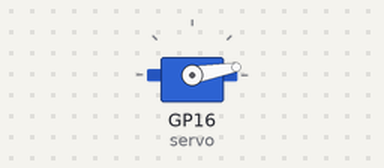
Bench run of a program on a simulated Raspberry Pi Pico running MicroPython. Shown: servo. Servo angles are drawn from the pulse width (0.5 ms = 0°, 2.5 ms = 180°).

Above: at 0.05 s.
At 0.35 s:
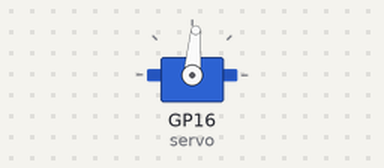
At 0.7 s:
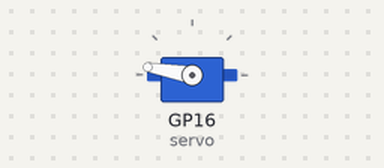
At 1.35 s:
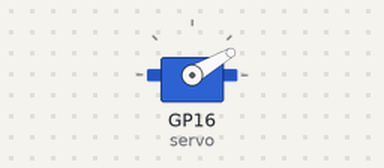
Timing chart, 0 to 3.4 s (numbered marks = the images above):
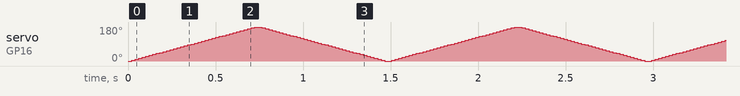

The program:

servo-angolo.py
```python
# 11 - Comanda il servo in gradi, con spazzata avanti e indietro

from machine import Pin, PWM
import time

servo = PWM(Pin(16))
servo.freq(50)               # 50 Hz FISSI: il servo vuole questa frequenza

def vai_a(gradi):
    """Muove il servo all'angolo indicato, da 0 a 180 gradi."""
    if gradi < 0:
        gradi = 0
    if gradi > 180:
        gradi = 180
    # 0 gradi -> impulso da 0,5 ms; 180 gradi -> impulso da 2,5 ms
    servo.duty_ns(500_000 + (gradi * 2_000_000 // 180))

while True:
    for angolo in range(0, 181, 5):
        vai_a(angolo)
        time.sleep(0.02)
    for angolo in range(180, -1, -5):
        vai_a(angolo)
        time.sleep(0.02)
```
